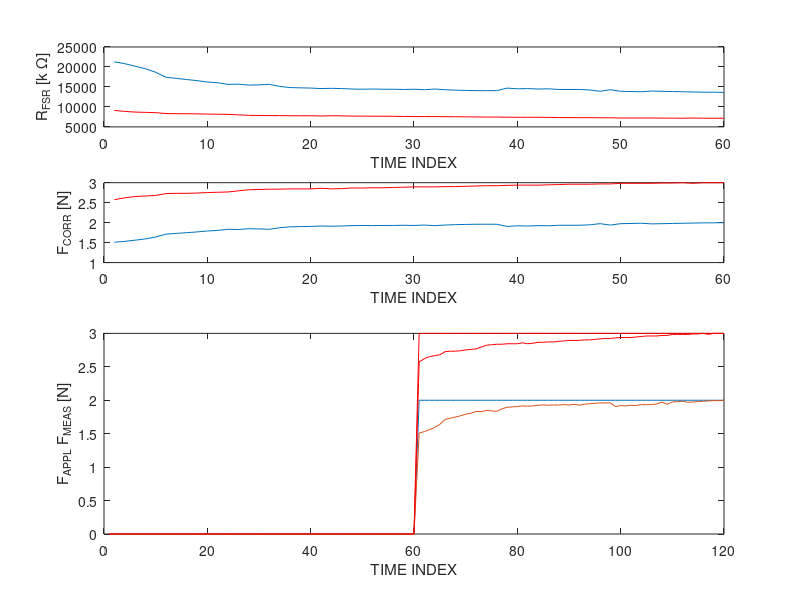

MATLAB code to generate this figure:

clear

load('p1_p2_10min_60samples_2018_2_26.mat')
% Part 2 1N force
F1 = 1;
Rfsr_1N = p2_1N_R;
% Part 2 2N force
F2 = 2;
Rfsr_2N = p2_2N_R;
% Part 2 3N force
F3 = 3;
Rfsr_3N = p2_3N_R;

% Choose last time point to use for x calculation
t = length(Rfsr_2N);
% Choose the last point from data to use for x fit
Ro = Rfsr_2N(t);
fo = F2;

x=log(Rfsr_3N(t)/Ro)/(log(F3/fo));

% Use x to correct force
% Eventually will use polyfit parameters with a, b from Dev's work

F2_corr = fo*(Rfsr_2N/Ro).^(1/x);
F3_corr = fo*(Rfsr_3N/Ro).^(1/x);

% Array to use for deconvolution
zero = zeros(1,60);
F2_appl = [zero F2*ones(1,60)];
F3_appl = [zero F3*ones(1,60)];
F2_meas = [zero F2_corr];
F3_meas = [zero F3_corr];

% Create Array for Pseudoinverse
for i = 1:length(F2_corr)
    F2_array(i,:) = F2_meas( i+1 : length(F2_corr)+i );
    F3_array(i,:) = F3_meas( i+1 : length(F3_corr)+i );
end

% Extract force array for inverse calculation
F2_ideal = F2_appl(length(F2_corr)+1 : length(F2_appl));
F3_ideal = F3_appl(length(F3_corr)+1 : length(F3_appl));

% Calculate magic vector h
magicVector_h2 = F2_array/F2_ideal

magicVector_h3 = F3_array/F3_ideal

% plot data
figure(1)

% Rfsr raw plot
subplot(4,1,1)
hold off
plot(Rfsr_2N)
hold on
plot(Rfsr_3N,'r')
ylabel('R_{FSR} [k \Omega]')
xlabel('TIME INDEX')

% Corrected force plot
subplot(4,1,2)
hold off
plot(F2_corr)
hold on
plot(F3_corr,'r')
ylabel('F_{CORR} [N]')
xlabel('TIME INDEX')

subplot(2,1,2)
hold off
plot(F2_appl)
hold on
plot(F3_appl,'r')
plot(F2_meas)
plot(F3_meas,'r')
ylabel('F_{APPL} F_{MEAS} [N]')
xlabel('TIME INDEX')



